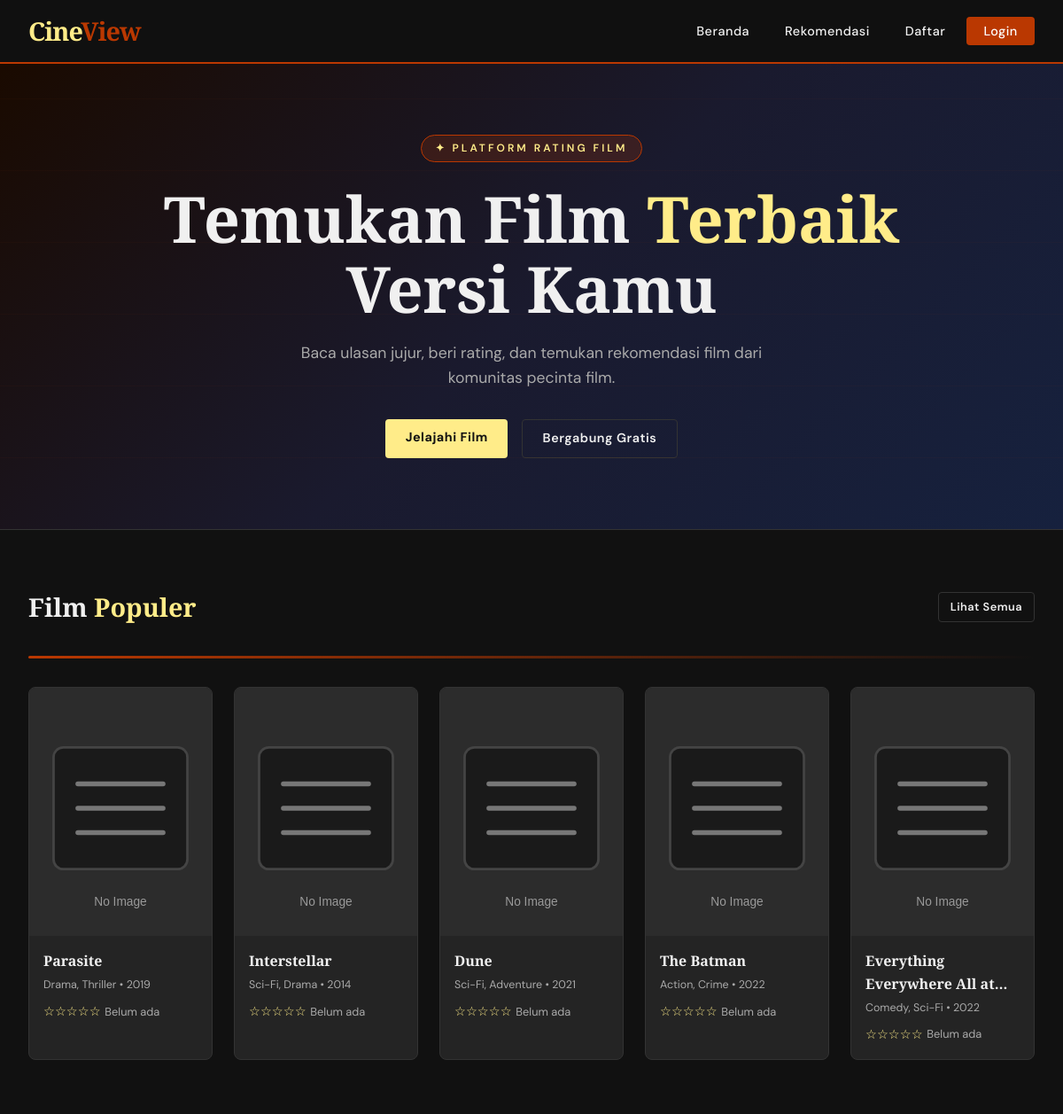
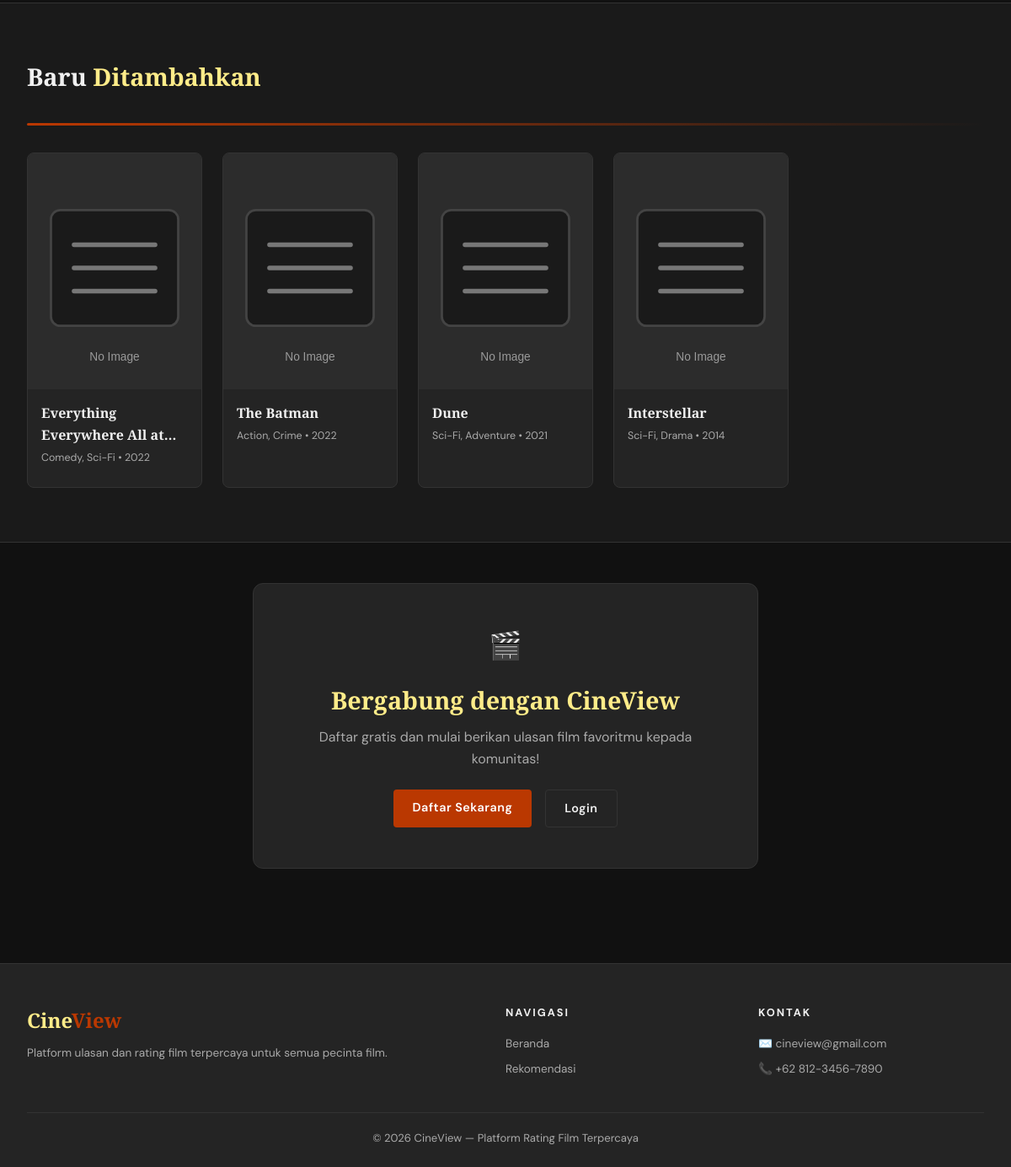
The page / on the database its author committed (2 pictures, top to bottom).
### tables this page shows
CREATE TABLE films (
    id          INT AUTO_INCREMENT PRIMARY KEY,
    judul       VARCHAR(200) NOT NULL,
    genre       VARCHAR(200),                     
    tahun       YEAR,
    sutradara   VARCHAR(100),
    sinopsis    TEXT,
    poster      VARCHAR(255) DEFAULT 'default.jpg',
    created_at  DATETIME DEFAULT CURRENT_TIMESTAMP
);

### index.php (the view, shortened to what this page needs)
<?php
include 'koneksi.php';
$query_populer = "
    SELECT f.*,
           ROUND(AVG(r.rating), 1) AS rata_rating,
           COUNT(r.id) AS jml_review
    FROM films f
    LEFT JOIN reviews r ON f.id = r.film_id
    GROUP BY f.id
    ORDER BY rata_rating DESC, jml_review DESC
    LIMIT 6
";
$hasil_populer = $pdo->query($query_populer);
$query_terbaru = "SELECT * FROM films ORDER BY id DESC LIMIT 4";
?>
<!DOCTYPE html>
<html lang="id">
<head>
    <link rel="stylesheet" href="style.css">
</head>
<body>
<nav class="navbar">
    <div class="navbar-inner">
        <a href="index.php" class="navbar-logo">Cine<span>View</span></a>
        <ul class="navbar-menu">
            <li><a href="index.php">Beranda</a></li>
            <li><a href="rekomendasi.php">Rekomendasi</a></li>
            <?php if (isset($_SESSION['user_id'])): ?>
                <?php if ($_SESSION['role'] == 'admin'): ?>
                    <li><a href="admin/dashboard.php">Dashboard Admin</a></li>
                <?php else: ?>
                    <li><a href="user/dashboard.php">Profil Saya</a></li>
                <?php endif; ?>
                <li><a href="logout.php">Logout</a></li>
            <?php else: ?>
                <li><a href="register.php">Daftar</a></li>
                <li><a href="login.php" class="btn-nav-login">Login</a></li>
            <?php endif; ?>
        </ul>
    </div>
</nav>
<section class="hero">
    <div class="hero-badge">✦ Platform Rating Film </div>
    <h1>Temukan Film <span class="highlight">Terbaik</span><br>Versi Kamu</h1>
    <p>Baca ulasan jujur, beri rating, dan temukan rekomendasi film dari komunitas pecinta film.</p>
    <div class="hero-buttons">
        <a href="rekomendasi.php" class="btn btn-kuning">Jelajahi Film</a>
        <?php if (!isset($_SESSION['user_id'])): ?>
            <a href="register.php" class="btn btn-outline">Bergabung Gratis</a>
        <?php endif; ?>
    </div>
</section>
<div class="section">
    <div class="section-header">
        <h2 class="section-title">Film <span>Populer</span></h2>
        <a href="rekomendasi.php" class="btn btn-outline btn-kecil">Lihat Semua</a>
    </div>
    <div class="garis-dekorasi"></div>
    <?php if ($hasil_populer->rowCount() > 0): ?>
    <div class="film-grid">
        <?php while ($film = $hasil_populer->fetch()): ?>
        <a href="detail.php?id=<?= $film['id'] ?>" class="film-card">
            <img src="img/<?= htmlspecialchars(!empty($film['poster']) ? $film['poster'] : 'default.svg') ?>"
                 alt="<?= htmlspecialchars($film['judul']) ?>"
                 onerror="this.src='img/default.svg'">
            <div class="film-card-body">
                <div class="film-card-judul"><?= htmlspecialchars($film['judul']) ?></div>
                <div class="film-card-genre"><?= htmlspecialchars($film['genre']) ?> &bull; <?= $film['tahun'] ?></div>
                <div class="rating-stars">
                    <?php
                    $rating = $film['rata_rating'] ?? 0;
                    for ($i = 1; $i <= 5; $i++) {
                        echo $i <= round($rating) ? '★' : '☆';
                    }
                    ?>
                    <span class="rating-angka">
                        <?= $rating > 0 ? $rating : 'Belum ada' ?>
                    </span>
                </div>
            </div>
        </a>
        <?php endwhile; ?>
    </div>
    <?php endif; ?>
</div>
<div style="background: #1a1a1a; border-top: 1px solid #333; border-bottom: 1px solid #333;">
<div class="section">
    <div class="section-header">
        <h2 class="section-title">Baru <span>Ditambahkan</span></h2>
    </div>
    <div class="garis-dekorasi"></div>
    <div class="film-grid">
        <?php
        $hasil_terbaru = $pdo->query($query_terbaru);
        while ($film = $hasil_terbaru->fetch()):
        ?>
        <a href="detail.php?id=<?= $film['id'] ?>" class="film-card">
            <img src="img/<?= htmlspecialchars(!empty($film['poster']) ? $film['poster'] : 'default.svg') ?>"
                 alt="<?= htmlspecialchars($film['judul']) ?>"
                 onerror="this.src='img/default.svg'">
            <div class="film-card-body">
                <div class="film-card-judul"><?= htmlspecialchars($film['judul']) ?></div>
                <div class="film-card-genre"><?= htmlspecialchars($film['genre']) ?> &bull; <?= $film['tahun'] ?></div>
            </div>
        </a>
        <?php endwhile; ?>
    </div>
</div>
</div>
<?php if (!isset($_SESSION['user_id'])): ?>
<div class="section" style="text-align:center; padding: 3rem 2rem;">
    <div style="background: var(--card); border: 1px solid var(--card-border); border-radius: 12px; padding: 3rem; max-width: 600px; margin: 0 auto;">
        <div style="font-size:2rem; margin-bottom:1rem;">🎬</div>
        <h3 style="font-family:'Playfair Display',serif; font-size:1.8rem; margin-bottom:0.5rem; color: #FFEC89;">Bergabung dengan CineView</h3>
        <p style="color:#aaa; margin-bottom:1.5rem;">Daftar gratis dan mulai berikan ulasan film favoritmu kepada komunitas!</p>
        <div style="display:flex; gap:1rem; justify-content:center;">
            <a href="register.php" class="btn btn-merah">Daftar Sekarang</a>
            <a href="login.php" class="btn btn-outline">Login</a>
        </div>
    </div>
</div>
<?php endif; ?>
<footer>
    <div class="footer-inner">
        <div class="footer-atas">
            <div class="footer-brand">
                <h3>Cine<span style="color:#BA3801">View</span></h3>
                <p>Platform ulasan dan rating film terpercaya untuk semua pecinta film.</p>
            </div>
            <div class="footer-kolom">
                <h4>Navigasi</h4>
                <a href="index.php">Beranda</a>
                <a href="rekomendasi.php">Rekomendasi</a>
            </div>
            <div class="footer-kolom">
                <h4>Kontak</h4>
                <a href="mailto:cineview@gmail.com">✉️ cineview@gmail.com</a>
                <a href="tel:+6281234567890">📞 +62 812-3456-7890</a>
            </div>
        </div>
        <div class="footer-bawah">
            &copy; 2026 CineView &mdash; Platform Rating Film Terpercaya
        </div>
    </div>
</footer>
</body>
</html>

### rows shown on the page
films: judul "Parasite", genre "Drama, Thriller", tahun "2019"
films: judul "Interstellar", genre "Sci-Fi, Drama", tahun "2014"
films: judul "Dune", genre "Sci-Fi, Adventure", tahun "2021"
films: judul "The Batman", genre "Action, Crime", tahun "2022"
films: judul "Everything Everywhere All…", genre "Comedy, Sci-Fi", tahun "2022"
